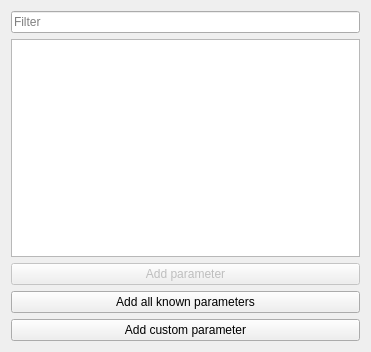
<?xml version="1.0" encoding="UTF-8"?>
<ui version="4.0">
 <class>ExtraParamDialog</class>
 <widget class="QWidget" name="ExtraParamDialog">
  <property name="geometry">
   <rect>
    <x>0</x>
    <y>0</y>
    <width>371</width>
    <height>352</height>
   </rect>
  </property>
  <property name="windowTitle">
   <string>Form</string>
  </property>
  <layout class="QVBoxLayout" name="verticalLayout">
   <item>
    <widget class="QLineEdit" name="filter_lineEdit">
     <property name="placeholderText">
      <string>Filter</string>
     </property>
    </widget>
   </item>
   <item>
    <widget class="QListView" name="params_listView">
     <property name="editTriggers">
      <set>QAbstractItemView::NoEditTriggers</set>
     </property>
     <property name="alternatingRowColors">
      <bool>true</bool>
     </property>
     <property name="selectionMode">
      <enum>QAbstractItemView::ExtendedSelection</enum>
     </property>
     <property name="selectionBehavior">
      <enum>QAbstractItemView::SelectRows</enum>
     </property>
     <property name="wordWrap">
      <bool>true</bool>
     </property>
    </widget>
   </item>
   <item>
    <widget class="QPushButton" name="add_pushButton">
     <property name="enabled">
      <bool>false</bool>
     </property>
     <property name="toolTip">
      <string>Add the selected parameters.</string>
     </property>
     <property name="text">
      <string>Add parameter</string>
     </property>
     <property name="default">
      <bool>true</bool>
     </property>
    </widget>
   </item>
   <item>
    <widget class="QPushButton" name="addAll_pushButton">
     <property name="toolTip">
      <string>Add all available parameters.</string>
     </property>
     <property name="text">
      <string>Add all known parameters</string>
     </property>
    </widget>
   </item>
   <item>
    <widget class="QPushButton" name="customParameter_pushButton">
     <property name="toolTip">
      <string>Add a custom command line parameter to the minizinc command or to the solver executable.</string>
     </property>
     <property name="text">
      <string>Add custom parameter</string>
     </property>
    </widget>
   </item>
  </layout>
 </widget>
 <resources/>
 <connections/>
</ui>
